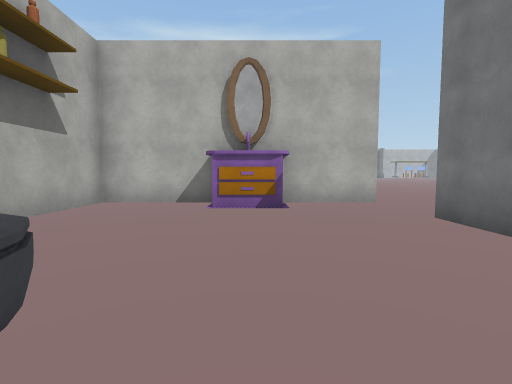
view 1 (above)

24 first-person views from a walk through a Unity game level. The camera is 1.4 m above the floor, tilts 4° down and sees 85° across. The floor is counted in squares, 2 m on a side. Each view is taken from the middle of a square. On the plan, view 1 faces up. The plan holds only what a view shows up to about 9 squares ahead; the rest is blank. The place goes on beyond the plan. Some animated figures are left out. Some surface patterns are stand-ins.

view 2
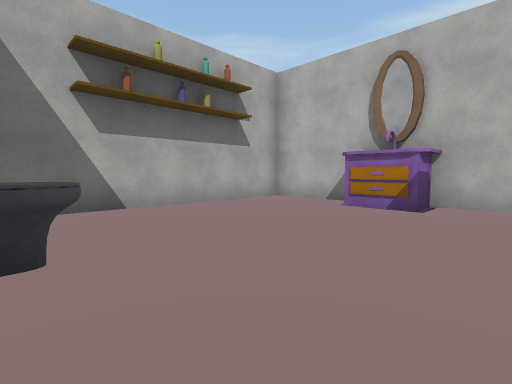

view 3
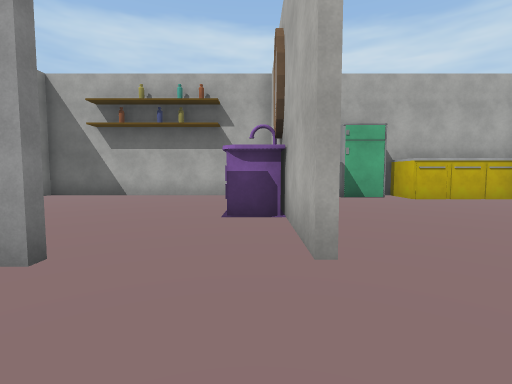

view 4
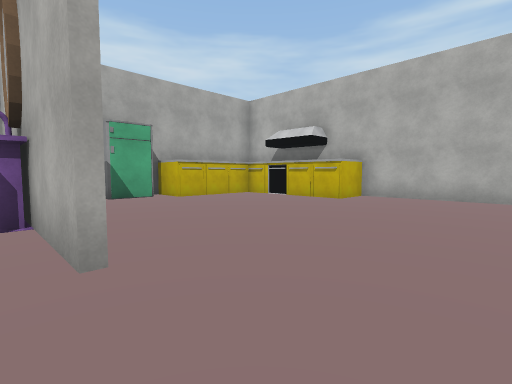

view 5
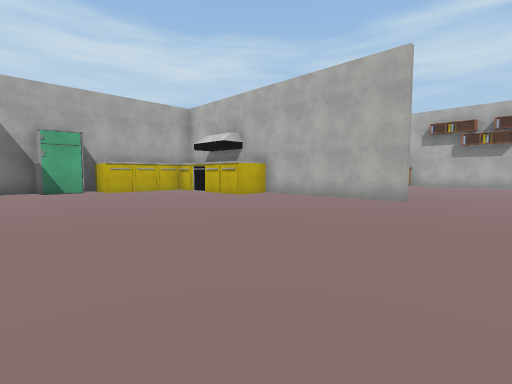

view 6
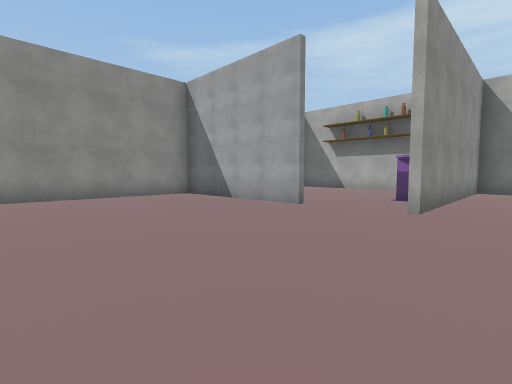

view 7
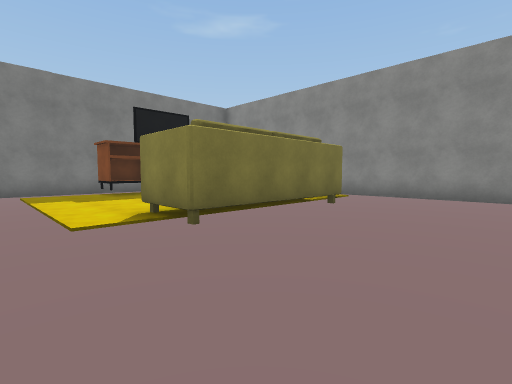

view 8
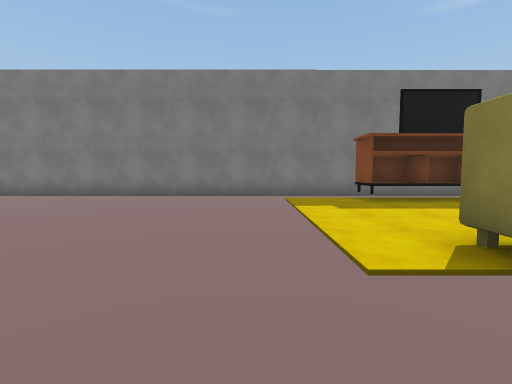

view 9
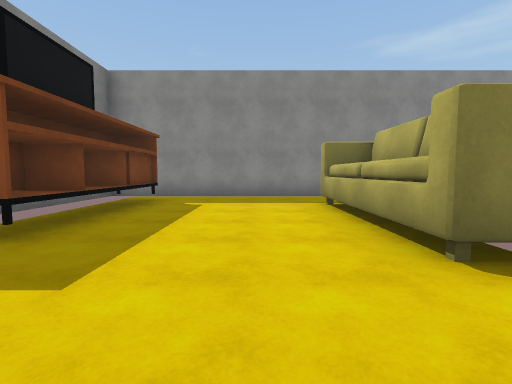

view 10
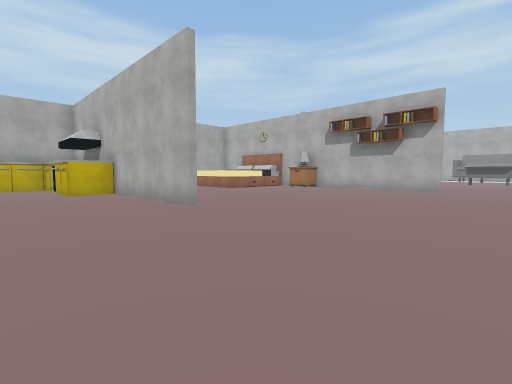

view 11
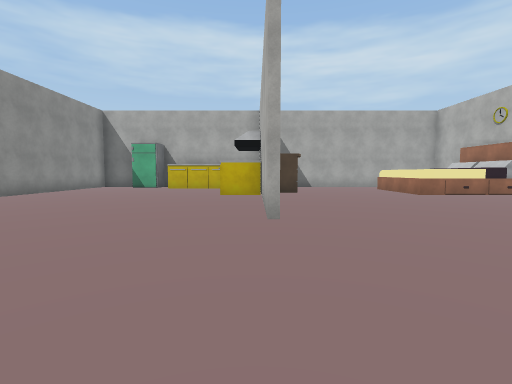

view 12
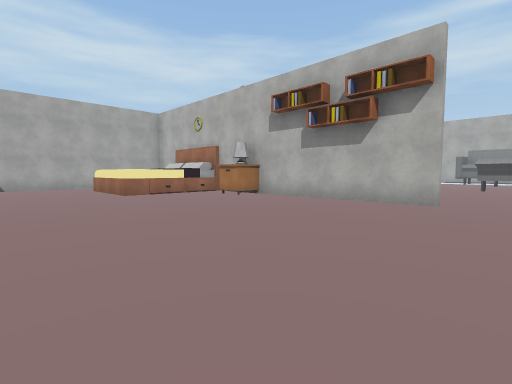

view 13
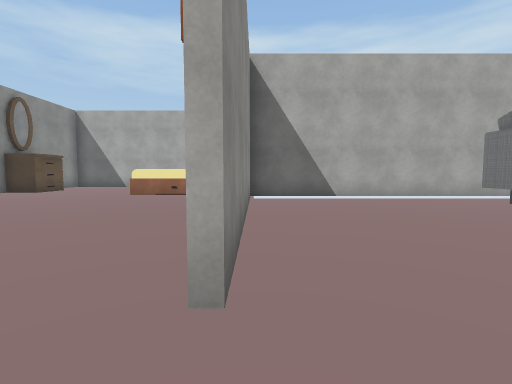

view 14
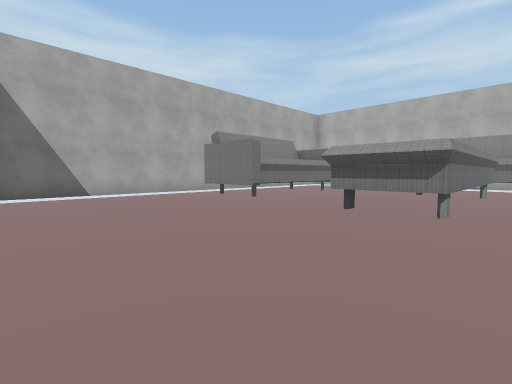

view 15
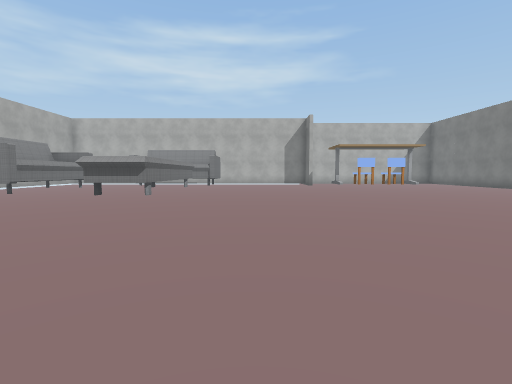

view 16
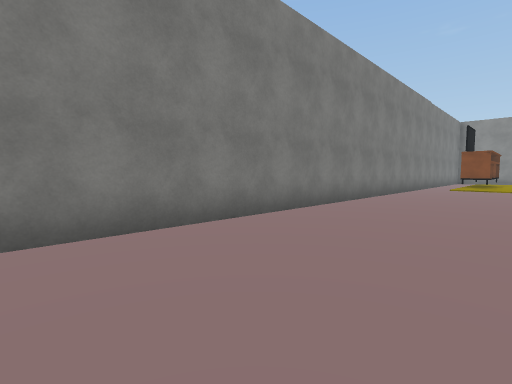

view 17
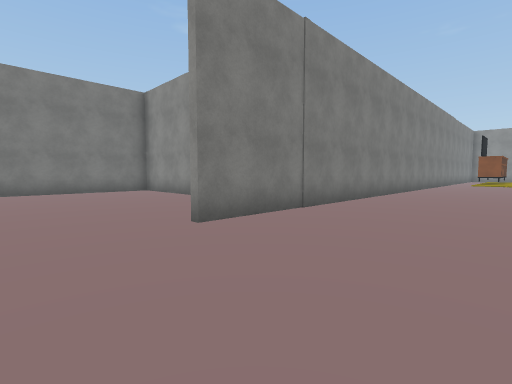

view 18
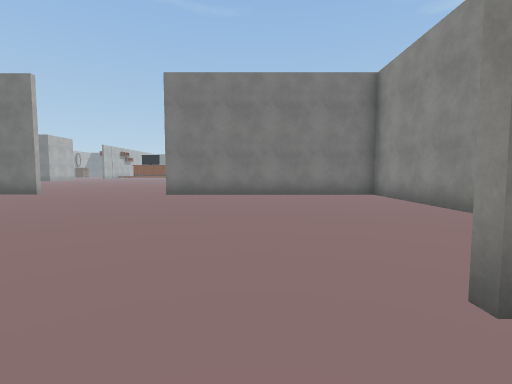

view 19
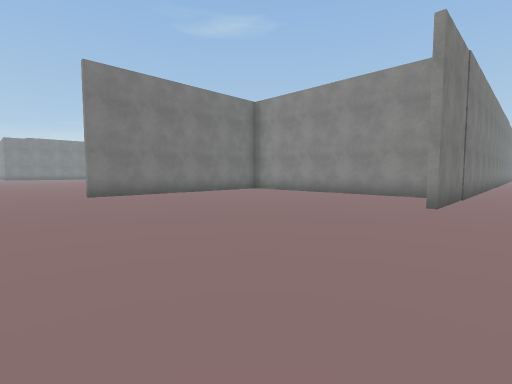

view 20
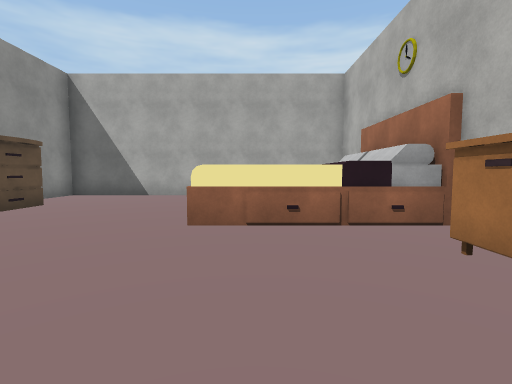

view 21
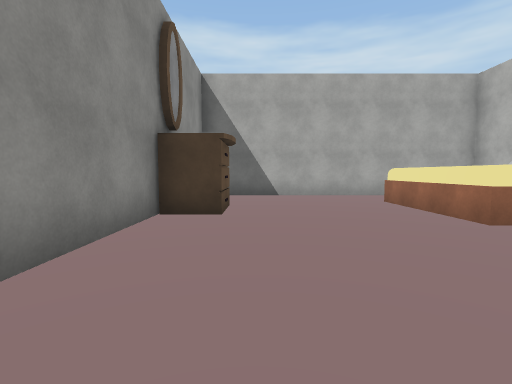

view 22
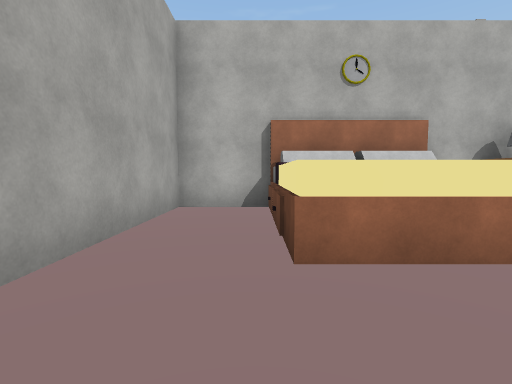

view 23
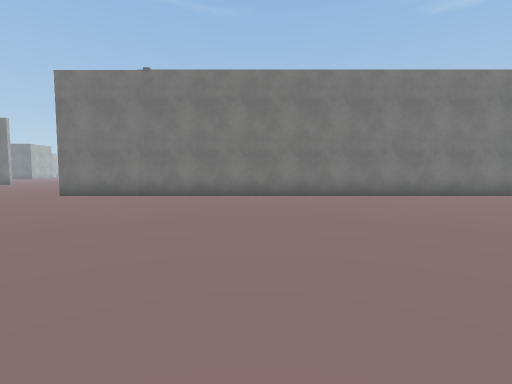

view 24
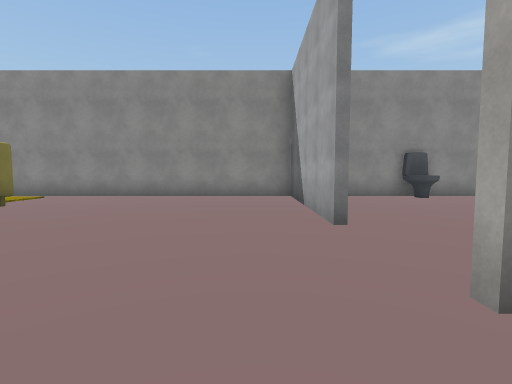

### Floor plan
Key: @ floor where view 1 was taken; # wall or solid block; . floor; ^ raised ledge; F fridge; O other object.
Columns run from 4 left of view 1 to 26 right of it. Each row starts with its distance up from view 1.
 29       #.. #.. #..............
 28       #..##.. #................
 27       #......##................
 26       #.....................#
 25       #.....................#
 24       #.....................#
 23 ###  ########...............#
 22 #.#  #.OO...........#.......#
 21 #..^ ^..............#.......#
 20 #..^ ^..............#########
 19 #..^^^..............#
 18 #...................#
 17 #...................#
 16 #...................#
 15 #..#O...............#
 14 ##########..........#
 13  #####..............#
 12  #..................#
 11  #..................#
 10 ##..................#
  9 #F..................#
  8 #...................#
  7 #...................#
  6 #######......##.....##
  5 #............##....#.#
  4 #......#.....##....#.#
  3 #......#.....##....#.#
  2 #......#...........#.#
  1 #......#.............
  0 #..#@..#.............
 -1 ###### #############

Positions as (right, up) in squares from view 1, and headings:
1: (0, 0), facing up
2: (2, 0), facing up-left
3: (5, 6), facing left
4: (5, 6), facing up-left
5: (8, 7), facing up-left
6: (8, 8), facing down-left
7: (6, 8), facing down-right
8: (8, 8), facing right
9: (12, 8), facing down
10: (11, 11), facing up-left
11: (10, 14), facing left
12: (10, 16), facing up-left
13: (10, 23), facing left
14: (11, 23), facing up-left
15: (13, 20), facing up
16: (13, 20), facing down-right
17: (13, 25), facing down-right
18: (15, 24), facing right
19: (15, 29), facing down-right
20: (5, 20), facing left
21: (5, 16), facing left
22: (-2, 17), facing up
23: (8, 17), facing right
24: (4, 8), facing down
